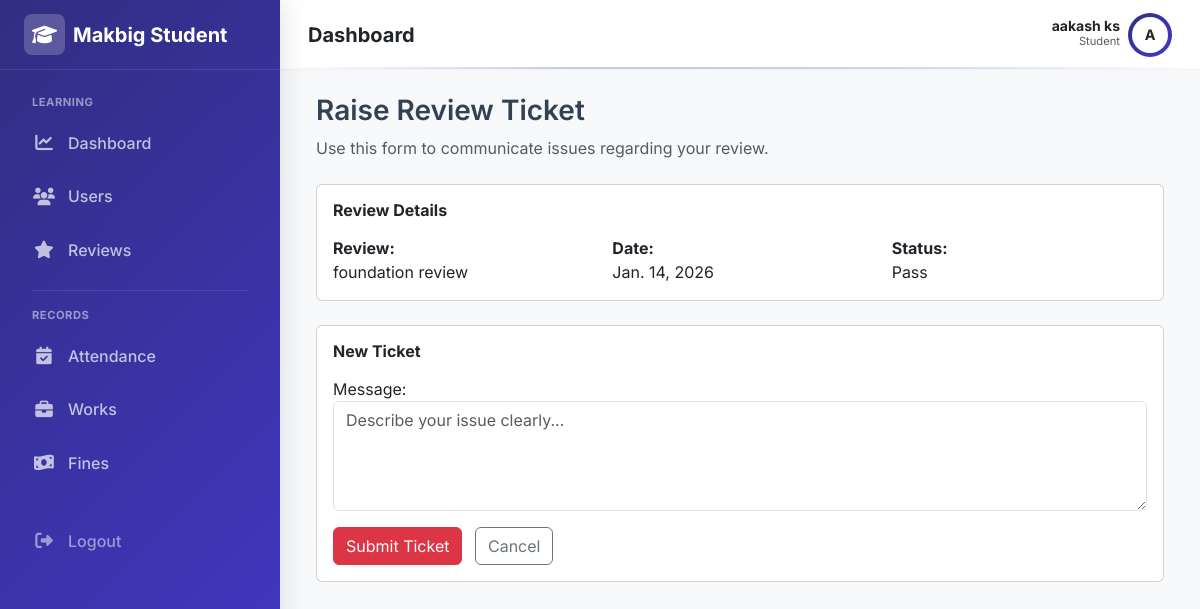
The app's page /student/review/1/ticket/ (signed in) with its own data.
### adminpanel/models.py (models this page shows, shortened)
class User(AbstractUser):
    email=models.EmailField(unique=True)
    mobile_number=models.IntegerField(blank=True, null=True)
    is_student=models.BooleanField(default=False)

### reviews/models.py (models this page shows, shortened)
class ReviewAttendance(models.Model):
    STATUS_CHOICES=(
        ('eligible','Eligible'),
        ('not_eligible', 'Not Eligible'),
        ('pass','Pass'),
        ('fail','Fail'),
    )
    student=models.ForeignKey(StudentProfile,on_delete=models.CASCADE,related_name='reviews')
    remarks=models.CharField(max_length=3550,null=True,blank=True)
    score=models.IntegerField(null=True,blank=True)
    session=models.ForeignKey(ReviewSession,on_delete=models.CASCADE,related_name='student_reviews')
    status=models.CharField(max_length=50, choices=STATUS_CHOICES,default='eligible')
    created_at = models.DateTimeField(auto_now_add=True)
    class Meta:
        constraints = [
            models.UniqueConstraint(
                fields=['student'],
                condition=Q(status__in=['eligible', 'not_eligible']),
                name='one_active_upcoming_review_per_student'
            )
        ]

class ReviewSession(models.Model):
    course=models.ForeignKey(Course,on_delete=models.CASCADE,related_name='review_sessions')
    created_at=models.DateTimeField(auto_now_add=True)
    scheduled_date=models.DateField()
    review_link=models.CharField(max_length=2550,blank=True,null=True)
    reviewer_name=models.CharField(max_length=250,blank=True,null=True)
    review_name=models.CharField(max_length=100)
    is_paid = models.BooleanField(default=False,blank=True,null=True)

### reviewtickets/views.py (the view)
# urls.py: path('student/review/<int:review_id>/ticket/',views.create_or_edit_ticket,name='student_ticket')
@login_required
def create_or_edit_ticket(request, review_id):
    if not request.user.is_student:
        messages.error(request, "Access denied.")
        return redirect('home')
    student = get_object_or_404(StudentProfile, user=request.user)
    review = get_object_or_404(ReviewAttendance, id=review_id, student=student)
    all_tickets = ReviewTicket.objects.filter(
        student=student,
        review_attendance=review
    ).order_by('-created_at')
    pending_ticket = all_tickets.filter(status='pending').first()
    if not pending_ticket and all_tickets.count() >= 2:
        messages.info(
            request,
            "You have already raised the maximum number of tickets for this review."
        )
        return redirect('student_review')
    if request.method == 'POST':
        form = ReviewTicketForm(request.POST, instance=pending_ticket)
        if form.is_valid():
            ticket = form.save(commit=False)
            ticket.student = student
            ticket.review_attendance = review
            ticket.status = 'pending'
            ticket.save()
            messages.success(request, "Ticket submitted successfully.")
            return redirect('student_review')
    else:
        form = ReviewTicketForm(instance=pending_ticket)
    return render(request, 'reviewtickets/student_ticket_form.html', {
        'form': form,
        'review': review,
        'tickets': all_tickets,   # 👈 send history
        'pending_ticket': pending_ticket,
    })

### reviewtickets/forms.py
class ReviewTicketForm(forms.ModelForm):
    class Meta:
        model = ReviewTicket
        fields = ['message']
        widgets = {
            'message': forms.Textarea(attrs={
                'class': 'form-control',
                'rows': 4,
                'placeholder': 'Describe your issue clearly...'
            })
        }

### reviewtickets/context_processors.py (called while the page is built)
def ticket_notifications(request):
    if request.user.is_authenticated and request.user.is_staff:
        count = ReviewTicket.objects.filter(
            status='pending',
            is_seen=False
        ).count()
        return {'ticket_notification_count': count}
    return {}

### templates/reviewtickets/student_ticket_form.html (shortened to what this page needs)
{% extends "layouts/student_layout.html" %}
{% block content %}
<div class="container-fluid">
  <div class="mb-4">
    <h3 class="fw-semibold">
      {% if pending_ticket %}
        Edit Review Ticket
      {% else %}
        Raise Review Ticket
      {% endif %}
    </h3>
    <p class="text-muted mb-0">
      Use this form to communicate issues regarding your review.
    </p>
  </div>
  <div class="card mb-4">
    <div class="card-body">
      <h6 class="fw-bold mb-3">Review Details</h6>
      <div class="row">
        <div class="col-md-4">
          <strong>Review:</strong><br>
          {{ review.session.review_name }}
        </div>
        <div class="col-md-4">
          <strong>Date:</strong><br>
          {{ review.session.scheduled_date }}
        </div>
        <div class="col-md-4">
          <strong>Status:</strong><br>
          {{ review.get_status_display }}
        </div>
      </div>
    </div>
  </div>
  <div class="card mb-4">
    <div class="card-body">
      <h6 class="fw-bold mb-3">
        {% if pending_ticket %}
          Pending Ticket
        {% else %}
          New Ticket
        {% endif %}
      </h6>
      <form method="post">
        {{ form.as_p }}
        <div class="mt-3">
          <button type="submit" class="btn btn-danger">
            {% if pending_ticket %}
              Update Ticket
            {% else %}
              Submit Ticket
            {% endif %}
          </button>
          <a href="{% url 'student_review' %}" class="btn btn-outline-secondary ms-2">
            Cancel
          </a>
        </div>
      </form>
    </div>
  </div>
</div>
{% endblock %}

### templates/layouts/student_layout.html (shortened to what this page needs)
{% load static %}
<!DOCTYPE html>
<html lang="en">
<head>
    <link href="https://cdn.jsdelivr.net/npm/bootstrap@5.3.0/dist/css/bootstrap.min.css" rel="stylesheet">
    <link rel="stylesheet" href="https://cdnjs.cloudflare.com/ajax/libs/font-awesome/6.4.0/css/all.min.css">
</head>
<body>
    <aside class="sidebar" id="sidebar">
        <div class="sidebar-brand">
            <a href="#" class="text-decoration-none d-flex align-items-center gap-2 text-white fs-5 fw-bold">
                <div class="sidebar-brand-icon">
                    <i class="fa-solid fa-graduation-cap"></i>
                </div>
                <span>Makbig Student</span>
            </a>
        </div>
        <nav class="sidebar-nav">
            <div class="small fw-bold text-uppercase mb-2 px-3"
                style="font-size: 0.7rem; letter-spacing: 0.5px; color: rgba(255,255,255,0.5);">Learning</div>
            <a href="{% url 'student_dashboard' %}"
                class="nav-link {% if request.resolver_match.url_name == 'student_dashboard' %}active{% endif %}">
                <i class="fa-solid fa-chart-line"></i> Dashboard
            </a>
            <a href="{% url "student_profile" %}" class="nav-link">
                <i class="fa-solid fa-users"></i> Users
            </a>
            <a href="{% url 'student_review' %}"
                class="nav-link {% if request.resolver_match.url_name == 'student_review' %}active{% endif %}">
                <i class="fa-solid fa-star"></i> Reviews
            </a>
            <div class="my-3 border-top mx-3" style="border-color: rgba(255,255,255,0.1) !important;"></div>
            <div class="small fw-bold text-uppercase mb-2 px-3"
                style="font-size: 0.7rem; letter-spacing: 0.5px; color: rgba(255,255,255,0.5);">Records</div>
            <a href="{% url "student_attendance" %}" class="nav-link">
                <i class="fa-solid fa-calendar-check"></i> Attendance
            </a>
            <a href="{% url "student_works" %}" class="nav-link">
                <i class="fa-solid fa-briefcase"></i> Works
            </a>
            <a href="#" class="nav-link">
                <i class="fa-solid fa-money-bill-wave"></i> Fines
            </a>
            <div class="mt-auto pt-4">
                <form method="POST" action="{% url 'student_logout' %}">
                    <button type="submit" class="nav-link w-100 border-0 bg-transparent text-white-50">
                        <i class="fa-solid fa-right-from-bracket"></i> Logout
                    </button>
                </form>
            </div>
        </nav>
    </aside>
    <div class="main-wrapper">
        <header class="topbar">
            <div class="d-flex align-items-center gap-3">
                <h5 class="mb-0 fw-bold text-dark">{% block page_title %}Dashboard{% endblock %}</h5>
            </div>
            <div class="d-flex align-items-center gap-3">
                <div class="d-flex align-items-center gap-2">
                    <div class="text-end d-none d-sm-block">
                        <div class="fw-bold small text-dark lh-1">{{ request.user.first_name }} {{request.user.last_name }}</div>
                        <div class="text-muted" style="font-size: 0.7rem;">Student</div>
                    </div>
                    <div class="rounded-circle p-1" style="background: var(--gradient-student);">
                        <div class="rounded-circle bg-white text-dark d-flex align-items-center justify-content-center fw-bold"
                            style="width:36px;height:36px; font-size: 0.9rem;">
                            {{ request.user.first_name|slice:":1"|upper }}
                        </div>
                    </div>
                </div>
            </div>
        </header>
        <div class="p-4">
            {% block content %}
            {% endblock %}
        </div>
    </div>
</body>
</html>

### templates/layouts/student_layout.html (style rules this page uses)
:root { --sidebar-width: 280px; --topbar-height: 70px; --gradient-student: linear-gradient(135deg, #312e81 0%, #4338ca 100%); --sidebar-text: #ffffff; --sidebar-text-muted: rgba(255, 255, 255, 0.7); --sidebar-hover: rgba(255, 255, 255, 0.12); --sidebar-active: rgba(255, 255, 255, 0.25); --bg-body: #f8f9fa; }
body { font-family: 'Inter', sans-serif; background-color: var(--bg-body); color: #334155; }
.sidebar { width: var(--sidebar-width); background: var(--gradient-student); display: flex; flex-direction: column; position: fixed; top: 0; bottom: 0; left: 0; z-index: 1045; transition: transform 0.3s cubic-bezier(0.4, 0, 0.2, 1); box-shadow: 4px 0 24px rgba(0, 0, 0, 0.1); color: #fff; }
.sidebar-brand { height: var(--topbar-height); display: flex; align-items: center; padding: 0 1.5rem; border-bottom: 1px solid rgba(255, 255, 255, 0.1); }
.sidebar-brand-icon { background: rgba(255, 255, 255, 0.2); color: #fff; border-radius: 8px; padding: 0.35rem 0.5rem; }
.sidebar-nav { padding: 1.5rem 1rem; flex-grow: 1; overflow-y: auto; }
.nav-link { display: flex; align-items: center; padding: 0.75rem 1rem; color: var(--sidebar-text-muted); font-weight: 500; border-radius: 0.75rem; margin-bottom: 0.35rem; transition: all 0.2s ease; }
.nav-link i { width: 24px; text-align: center; margin-right: 0.75rem; font-size: 1.1rem; }
.main-wrapper { margin-left: var(--sidebar-width); min-height: 100vh; display: flex; flex-direction: column; transition: margin-left 0.3s cubic-bezier(0.4, 0, 0.2, 1); }
.topbar { height: var(--topbar-height); background: rgba(255, 255, 255, 0.9); backdrop-filter: blur(10px); border-bottom: 1px solid rgba(0, 0, 0, 0.05); padding: 0 1.75rem; display: flex; align-items: center; justify-content: space-between; position: sticky; top: 0; z-index: 1020; }
.topbar::after { content: ''; position: absolute; bottom: 0; left: 0; width: 100%; height: 2px; background: linear-gradient(90deg, transparent, #4338ca, #6366f1, transparent); opacity: 0.3; }

### records on screen
User: user.first_name "aakash", user.last_name "ks", user.first_name "A"
ReviewAttendance: session.review_name "foundation review", session.scheduled_date "Jan. 14, 2026", status "Pass"
